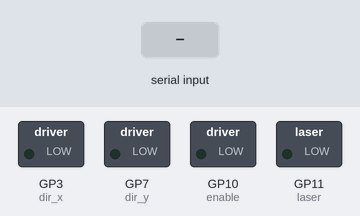
The program below on a simulated Raspberry Pi Pico running MicroPython. Parts: switched loads named in the program (green lamp = pin HIGH). Dashed ring = blinking. The inputs (shaded band) are chosen by the test bench. Pins used as bus, display or sensor lines are not drawn; what the program prints to the serial console is not drawn. At 8.1 s the program stops and its outputs stay as they are.

Above: at 1.5 s.
1.6 s: "3" typed at the serial console, then Enter
At 2.4 s:
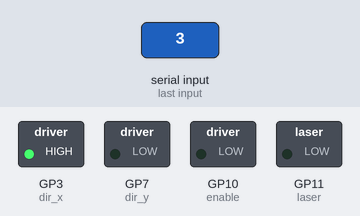
4.6 s: "4" typed at the serial console, then Enter
At 5.4 s:
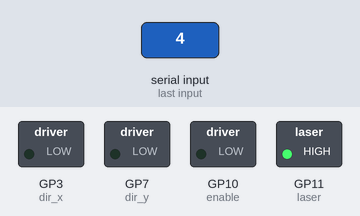
7.6 s: "0" typed at the serial console, then Enter
At 9.1 s:
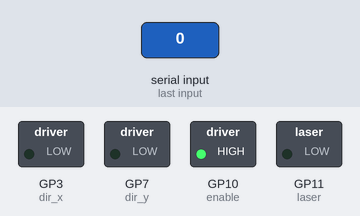
Timing chart, 0 to 9.6 s (numbered marks = the images above; inputs shaded):
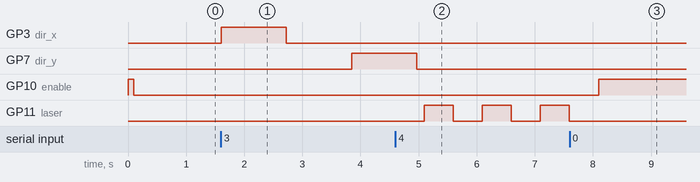

The program:

simple_test.py
```python
"""
Basit Motor Test Programı - Raspberry Pi Pico 2
TMC2209 sürücülerini test etmek için
"""

from machine import Pin
import time

# ============================================================================
# PIN TANIMLARI
# ============================================================================

# X Motoru
STEP_X = 2
DIR_X = 3
MS1_X = 4
MS2_X = 5

# Y Motoru
STEP_Y = 6
DIR_Y = 7
MS1_Y = 8
MS2_Y = 9

# Kontroller
ENABLE = 10
LASER = 11

# ============================================================================
# PIN KURULUMU
# ============================================================================

step_x = Pin(STEP_X, Pin.OUT)
dir_x = Pin(DIR_X, Pin.OUT)
ms1_x = Pin(MS1_X, Pin.OUT)
ms2_x = Pin(MS2_X, Pin.OUT)

step_y = Pin(STEP_Y, Pin.OUT)
dir_y = Pin(DIR_Y, Pin.OUT)
ms1_y = Pin(MS1_Y, Pin.OUT)
ms2_y = Pin(MS2_Y, Pin.OUT)

enable = Pin(ENABLE, Pin.OUT)
laser = Pin(LASER, Pin.OUT)

# ============================================================================
# FONKSİYONLAR
# ============================================================================

def set_microstepping(mode='1/8'):
    """
    Mikroadımlama ayarı
    '1/8', '1/16', '1/32', '1/64'
    """
    modes = {
        '1/8':  (0, 0),
        '1/16': (1, 1),
        '1/32': (1, 0),
        '1/64': (0, 1)
    }

    ms1_val, ms2_val = modes.get(mode, (0, 0))

    ms1_x.value(ms1_val)
    ms2_x.value(ms2_val)
    ms1_y.value(ms1_val)
    ms2_y.value(ms2_val)

    print(f"Mikroadım ayarı: {mode}")

def step_motor(step_pin, steps, delay_us=500):
    """Belirtilen sayıda adım at"""
    for _ in range(steps):
        step_pin.on()
        time.sleep_us(2)
        step_pin.off()
        time.sleep_us(delay_us)

def test_x_motor(steps=200, speed=500):
    """X motorunu test et"""
    print(f"\nX Motoru test: {steps} adım")

    # İleri
    print("  → İleri")
    dir_x.value(1)
    time.sleep_ms(10)
    step_motor(step_x, steps, speed)
    time.sleep(1)

    # Geri
    print("  ← Geri")
    dir_x.value(0)
    time.sleep_ms(10)
    step_motor(step_x, steps, speed)

def test_y_motor(steps=200, speed=500):
    """Y motorunu test et"""
    print(f"\nY Motoru test: {steps} adım")

    # İleri
    print("  ↑ İleri")
    dir_y.value(1)
    time.sleep_ms(10)
    step_motor(step_y, steps, speed)
    time.sleep(1)

    # Geri
    print("  ↓ Geri")
    dir_y.value(0)
    time.sleep_ms(10)
    step_motor(step_y, steps, speed)

def test_laser():
    """Lazer testi"""
    print("\nLazer testi:")
    for i in range(3):
        print(f"  {i+1}. Lazer AÇIK")
        laser.on()
        time.sleep(0.5)
        print(f"  {i+1}. Lazer KAPALI")
        laser.off()
        time.sleep(0.5)

# ============================================================================
# ANA TEST
# ============================================================================

def main():
    print("=" * 50)
    print("TMC2209 Motor Test - Raspberry Pi Pico 2")
    print("=" * 50)

    # Lazeri kapat
    laser.off()

    # Motorları devre dışı bırak
    enable.value(1)
    time.sleep_ms(100)

    # Mikroadımlama ayarı
    set_microstepping('1/8')  # Başlangıç için 1/8

    # Motorları etkinleştir
    print("\nMotorlar etkinleştiriliyor...")
    enable.value(0)  # LOW = enable
    time.sleep_ms(200)

    print("\n✅ Hazır!\n")

    # Testleri başlat
    while True:
        print("\n" + "=" * 50)
        print("TEST MENÜSÜ")
        print("=" * 50)
        print("1. X Motorunu Test Et (200 adım)")
        print("2. Y Motorunu Test Et (200 adım)")
        print("3. Her İki Motoru Test Et")
        print("4. Lazer Testi")
        print("5. Mikroadım Değiştir")
        print("6. Hız Testi (Farklı hızlarda)")
        print("0. Çıkış")
        print("=" * 50)

        try:
            secim = input("\nSeçim: ")

            if secim == '1':
                test_x_motor()

            elif secim == '2':
                test_y_motor()

            elif secim == '3':
                test_x_motor()
                time.sleep(1)
                test_y_motor()

            elif secim == '4':
                test_laser()

            elif secim == '5':
                print("\nMikroadım seçenekleri:")
                print("1. 1/8 (önerilen)")
                print("2. 1/16")
                print("3. 1/32")
                print("4. 1/64")

                ms_secim = input("Seçim: ")
                modes = {'1': '1/8', '2': '1/16', '3': '1/32', '4': '1/64'}
                mode = modes.get(ms_secim, '1/8')
                set_microstepping(mode)

            elif secim == '6':
                print("\nHız testi başlıyor...")
                speeds = [2000, 1000, 500, 250, 100]  # mikrosaniye

                for speed in speeds:
                    freq = 1000000 / speed  # Hz
                    print(f"\n  Hız: {speed}µs gecikme ({freq:.0f} Hz)")
                    dir_x.value(1)
                    step_motor(step_x, 100, speed)
                    time.sleep(0.5)

            elif secim == '0':
                print("\nMotorlar devre dışı bırakılıyor...")
                enable.value(1)
                laser.off()
                print("Çıkış yapılıyor.")
                break

            else:
                print("Geçersiz seçim!")

        except KeyboardInterrupt:
            print("\n\nKesme algılandı! Çıkış yapılıyor...")
            enable.value(1)
            laser.off()
            break

        except Exception as e:
            print(f"Hata: {e}")

if __name__ == "__main__":
    main()
```

Measured:
- after the input at 1.6 s, GP3 (dir_x): LOW → HIGH at once, → LOW 1.1 s later; GP7 (dir_y): LOW → HIGH after 2.2 s
- after the input at 4.6 s, GP11 (laser): alternates HIGH for 0.50 s and LOW for 0.50 s, starting after 0.49 s
- after the input at 7.6 s, GP10 (enable): LOW → HIGH after 0.50 s
